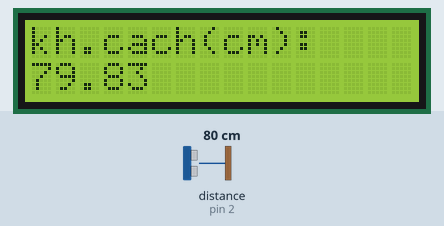
This sketch was run on a simulated Arduino Uno, built with avr-gcc and run on an emulated ATmega328P. On the bench: 16×2 character LCD. Wiring (inferred from the names in the program): ultrasonic range finder: trigger pin 3; echo pin 2. The test bench sets the inputs (shaded band); at power-on: distance to the obstacle (sensor on pin 2) 80 cm. The echo pulse lasts 58.3 µs per cm.

Above: at 1.2 s.
1.3 s: distance to the obstacle (sensor on pin 2) set to 2 cm
At 2.4 s:
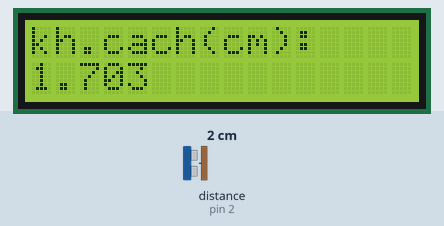
5.4 s: distance to the obstacle (sensor on pin 2) set to 4 cm
At 7.2 s:
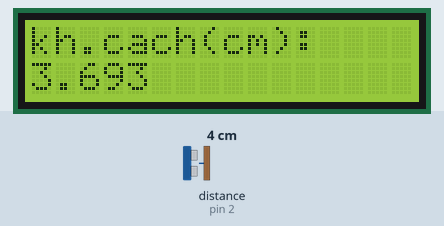
7.5 s: distance to the obstacle (sensor on pin 2) set to 9 cm
At 9.9 s:
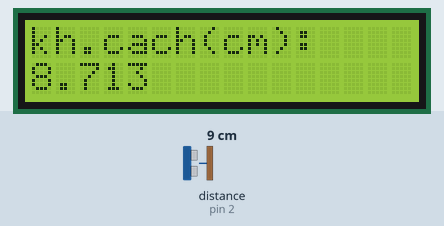
Timing chart, 0 to 11.4 s (numbered marks = the images above; inputs shaded):
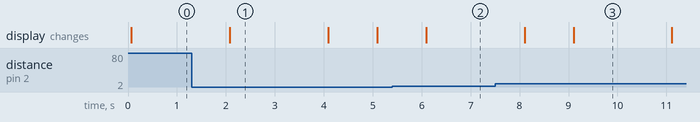

The sketch:

Demo_cam_bien_khoang_cach_HCSR04_+_led_LCD.ino
```cpp
#include <LiquidCrystal.h>
LiquidCrystal lcd(9, 8, 7, 6, 5, 4);

int trig = 3;
int echo = 2;

float khoangcach;//bien luu khoang cach
float time; // bien luu thoi gian
void setup() {
  Serial.begin(9600);
  lcd.begin(16, 2);
  pinMode(trig,OUTPUT); // chan trig se phat tin hieu
  pinMode(echo,INPUT); // chan echo se nhan tin hieu
}

void loop() {
  digitalWrite(trig, LOW);
  delayMicroseconds(2);
  digitalWrite(trig, HIGH); // phat xung tu chan trig
  delayMicroseconds(10);
  digitalWrite(trig, LOW);

  time = pulseIn(echo, HIGH); // do do trong xung HIGH o chan echo sau khi nhan duoc xung phan xa thi tra ve o
  khoangcach = (time/2) / 29.1;
  lcd.setCursor(0,0);//thiết lập con trỏ màn hình led đến dòng 0, cột 0
  lcd.print("kh.cach(cm):");
  lcd.setCursor(0, 1);//thiết lập con trỏ màn hình led đến dòng 0, cột 10
  lcd.print(khoangcach);
  delay(1000);

}
```

Measured:
- after the input at 1.3 s, the display: changes after 0.78 s (image 1)
- after the input at 5.4 s, the display: changes after 0.70 s (image 2)
- after the input at 7.5 s, the display: first changes after 0.60 s (image 3 shows a later state)
- what the display in image 1 shows lasts 2.0 s, from 2.1 s to 4.1 s
